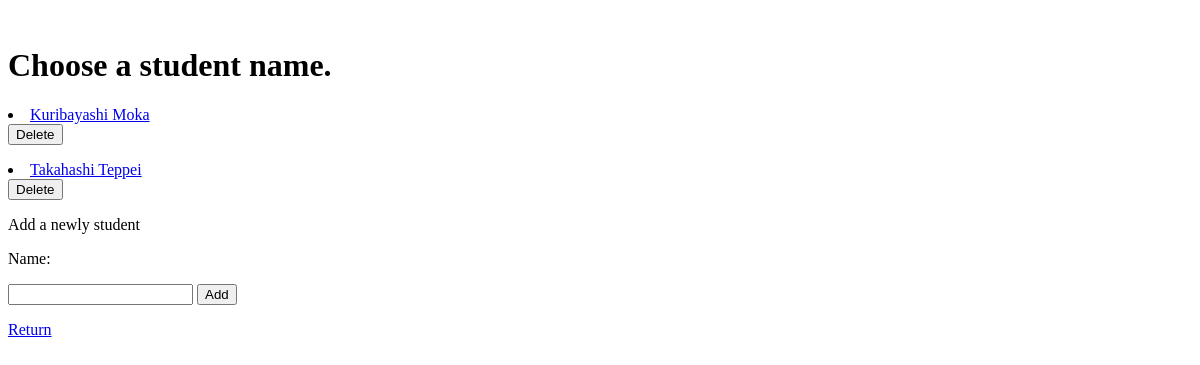
/students/, run on an earlier commit of the app's database.
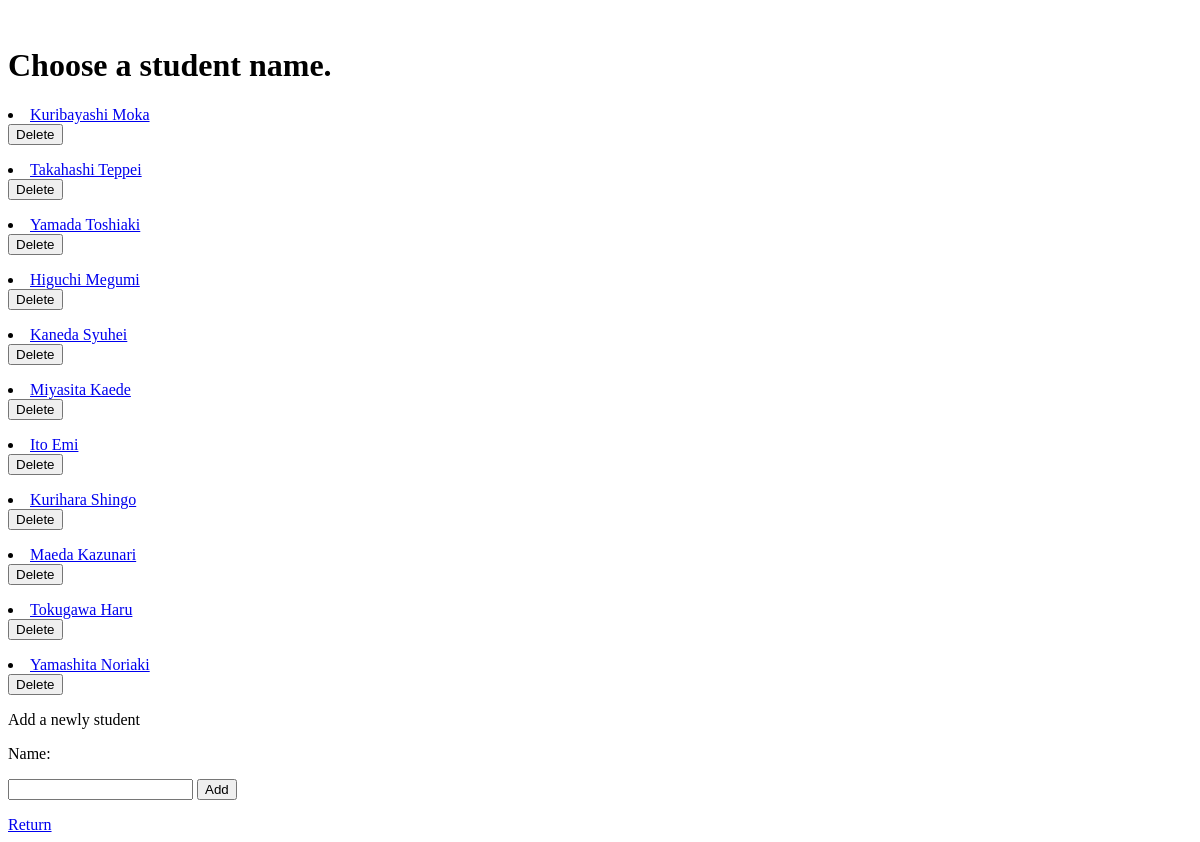
And on a later commit of the database.
### tables this page shows
CREATE TABLE students(
                    id INTEGER PRIMARY KEY, 
                    name STRING UNIQUE, 
                    type STRING, 
                    chemistry INT
                    );

### app.py (the view)
@app.route('/students/')
def students():
    job = "student"
    persons = get_persons(job)
    today = today_date()
    return render_template(
        'students.html',
        job=job,
        persons=persons,
        year=today[0],
        month=today[1]
    )

### date.py (called while the page is built)
def today_date():
    date = str(datetime.date.today())
    return [int(date[0: 4]), int(date[5: 7]), int(date[8: 10])]

### db.py (called while the page is built)
def get_persons(job):
    flag = 1 if job == "teacher" else 0
    con = sqlite3.connect(DB)
    persons = con.execute(f"""
                            SELECT * FROM {job}s
                            """
                            ).fetchall()
    con.close()
    return persons

### templates/students.html (shortened to what this page needs)
﻿<!DOCTYPE html>
<html lang="ja">
    <head>
        <link rel="stylesheet" href="/static/stylesheet.css">
    </head>
    <body>
        <header>
            <h1>Choose a {{ job }} name. </h1>
        </header>
        <main>
            {% if persons %}
                {% for person in persons %}
                    <li>
                        <a href="{{ url_for('student_form', name=person[1]) }}">
                            {{ person[1] }}</a>
                        <form method="post" action="{{ url_for('delete') }}">
                            <button type="submit">
                                Delete</button>
                        </form>
                    </li>
                {% endfor %}
            {% else %}
                <h2>No {{ job }} here..</h2>
            {% endif %}
            <p>Add a newly {{ job }}</p>
            <p>Name: </p>
            <form method="post" action="{{ url_for('register') }}">
                <input type="text" name="name">
                <button type="submit">Add</button>
            </form>
        </main>
        <footer>
            <a href="{{ url_for('index') }}">Return</a>
        </footer>
    </body>
</html>

What changed in the data, as far as the page shows it:
added students: name "Yamada Toshiaki"
added students: name "Higuchi Megumi"
added students: name "Kaneda Syuhei"
added students: name "Miyasita Kaede"
added students: name "Ito Emi"
added students: name "Kurihara Shingo"
added students: name "Maeda Kazunari"
added students: name "Tokugawa Haru"
added students: name "Yamashita Noriaki"
